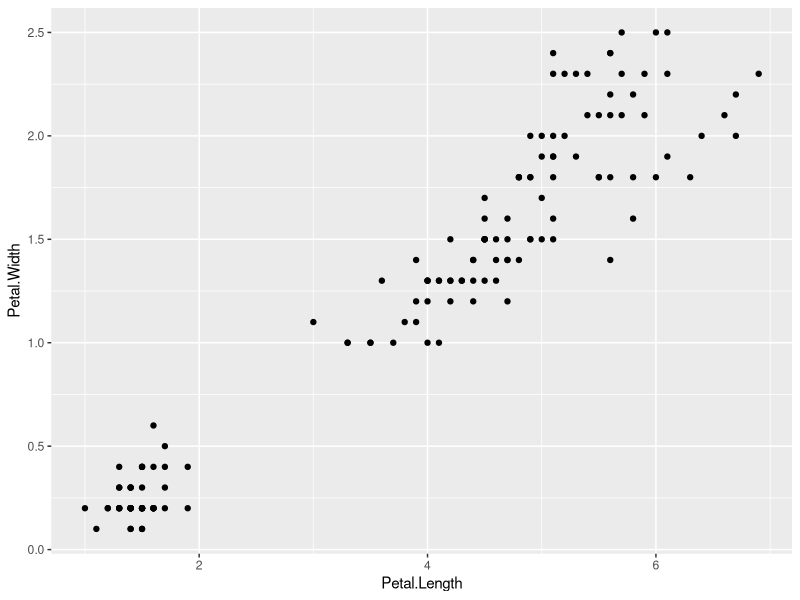
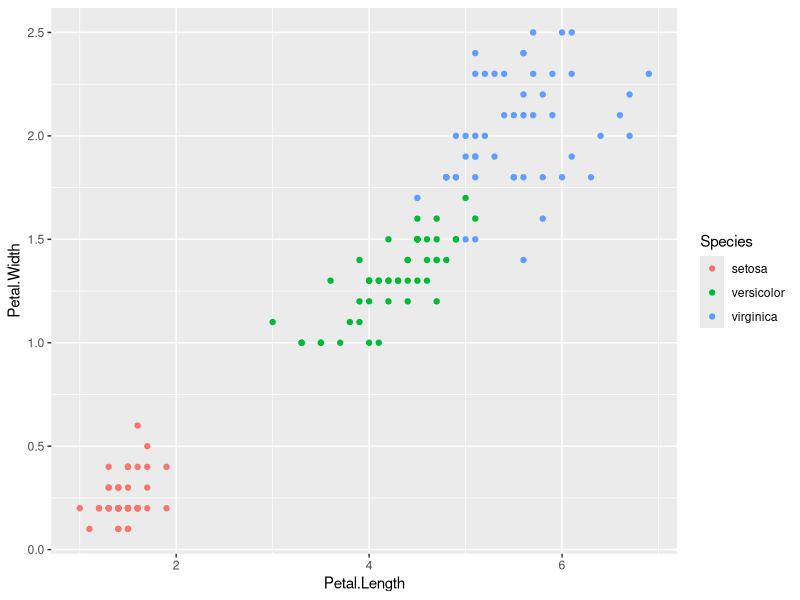
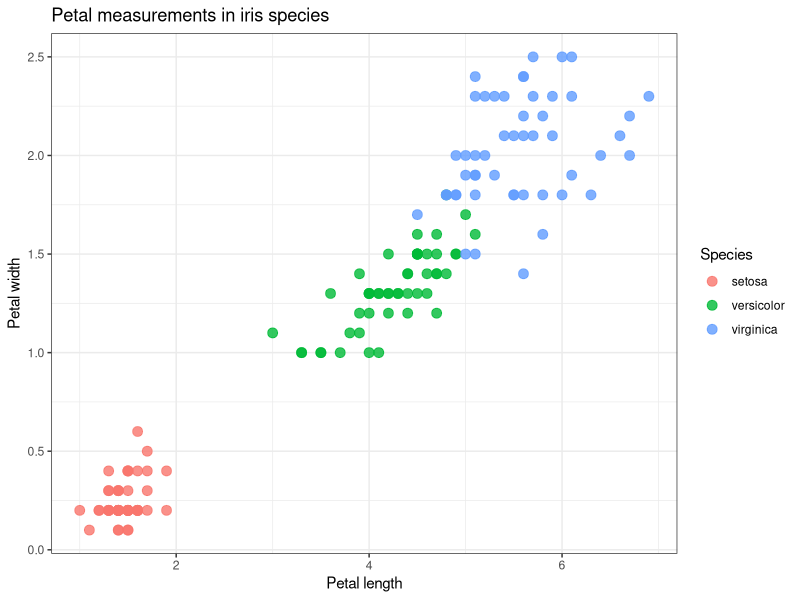
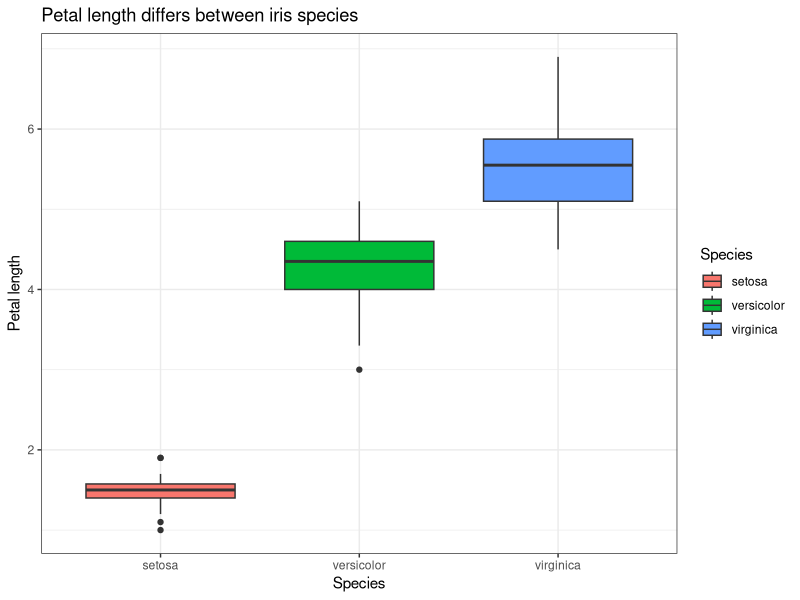
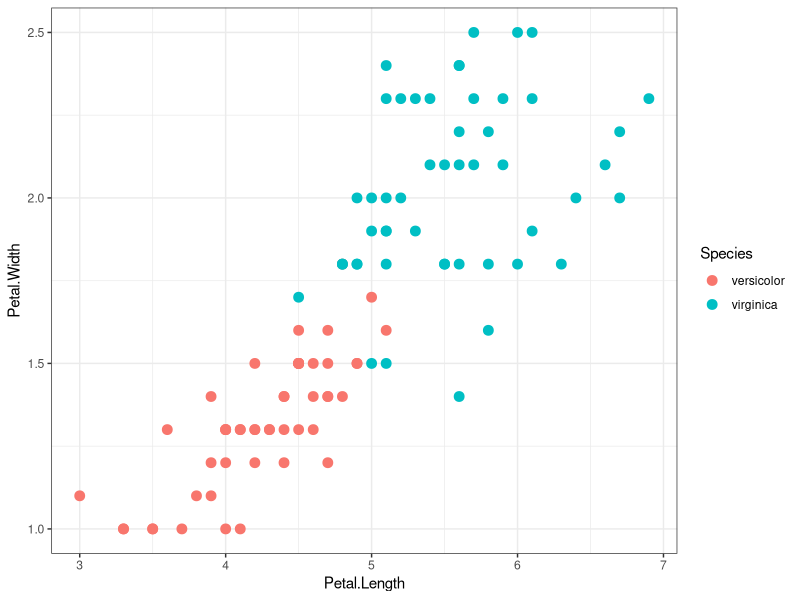
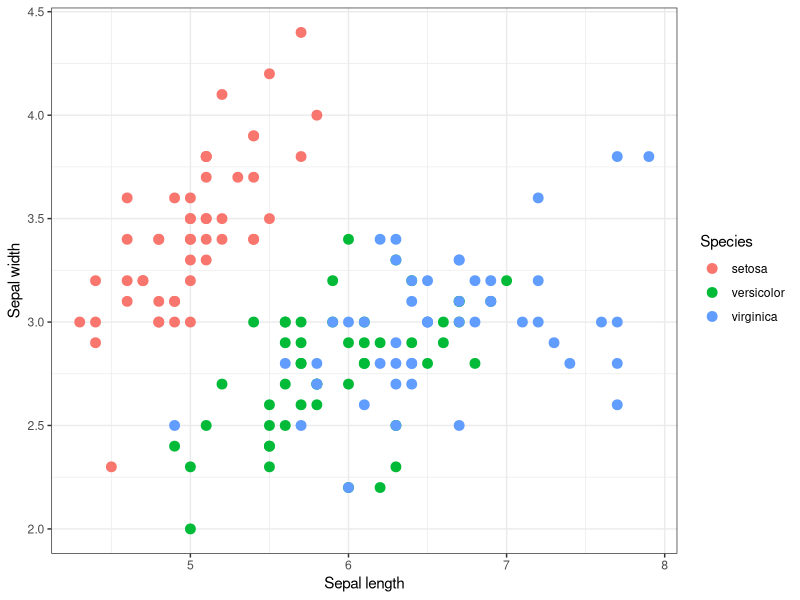
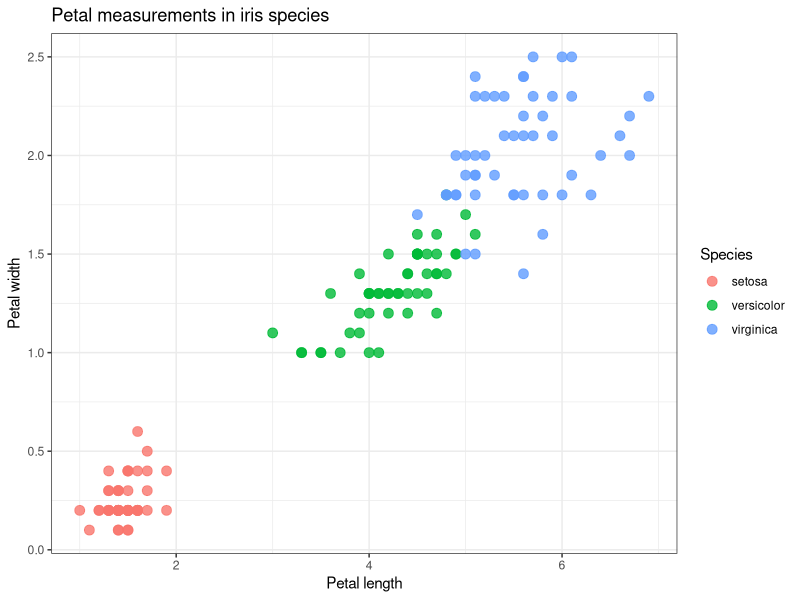
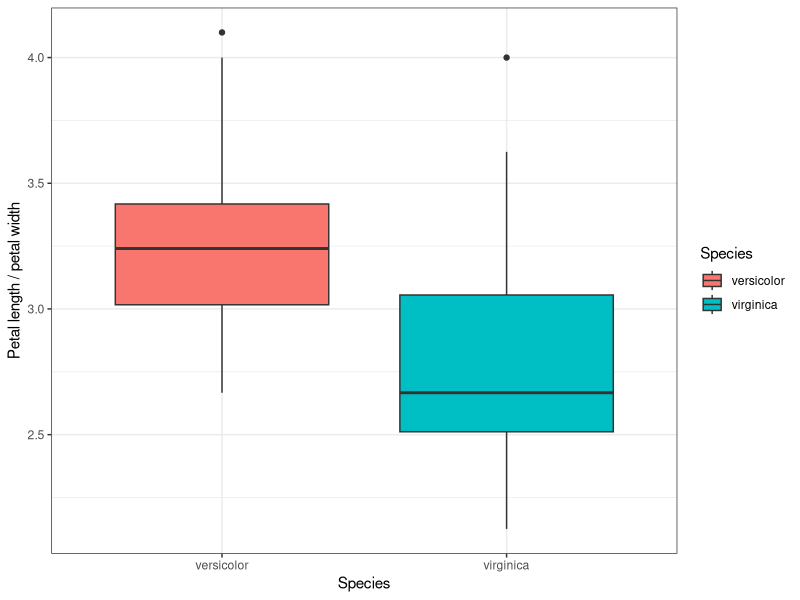

Write R code to recreate these figures, in order.
## ---- chunk 1
2 + 2
10 / 2
sqrt(25)
## ---- chunk 2

x <- 10
x

x + 5
## ---- chunk 3
numbers <- c(1, 2, 3, 4, 5)
numbers

mean(numbers)
sd(numbers)
length(numbers)
## ---- chunk 4
ages <- c(18, 21, 25, 30, 34)
mean(ages)

## ---- chunk 5
data(iris)
## ---- chunk 6
head(iris)
str(iris)
summary(iris)
dim(iris)
colnames(iris)
## ---- chunk 7
unique(iris$Species)
## ---- chunk 8
iris$Petal.Length
## ---- chunk 9
# First five rows
iris[1:5, ]

# Rows where Species is setosa
iris[iris$Species == "setosa", ]

# Rows where Petal.Length is greater than 5
iris[iris$Petal.Length > 5, ]

# Select specific columns
iris[, c("Species", "Petal.Length", "Petal.Width")]
## ---- chunk 10
iris[iris$Species == "versicolor", ]

iris[, c("Sepal.Length", "Petal.Length", "Species")]

## ---- chunk 11
library(tidyverse)
## ---- chunk 12
iris_df <- iris
## ---- chunk 13
iris_df %>%
  head()
## ---- chunk 14
iris_df %>%
  dplyr::filter(Species == "setosa")
## ---- chunk 15
iris_df %>%
  dplyr::filter(Petal.Length > 5)
## ---- chunk 16
iris_df %>%
  dplyr::select(Species, Petal.Length, Petal.Width)
## ---- chunk 17
iris_df %>%
  dplyr::mutate(
    Petal.Ratio = Petal.Length / Petal.Width
  )
## ---- chunk 18
iris_df %>%
  dplyr::group_by(Species) %>%
  dplyr::summarise(
    mean_petal_length = mean(Petal.Length),
    mean_petal_width = mean(Petal.Width),
    n = dplyr::n()
  )
## ---- chunk 19
iris_df %>%
  dplyr::group_by(Species) %>%
  dplyr::summarise(
    mean_sepal_length = mean(Sepal.Length),
    mean_petal_length = mean(Petal.Length)
  )

## ---- chunk 20
ggplot(data = iris_df, aes(x = Petal.Length, y = Petal.Width)) +
  geom_point()
## ---- chunk 21
ggplot(data = iris_df, aes(x = Petal.Length, y = Petal.Width, color = Species)) +
  geom_point()
## ---- chunk 22
ggplot(data = iris_df, aes(x = Petal.Length, y = Petal.Width, color = Species)) +
  geom_point(size = 3, alpha = 0.8) +
  labs(
    title = "Petal measurements in iris species",
    x = "Petal length",
    y = "Petal width",
    color = "Species"
  ) +
  theme_bw()
## ---- chunk 23
ggplot(data = iris_df, aes(x = Species, y = Petal.Length, fill = Species)) +
  geom_boxplot() +
  labs(
    title = "Petal length differs between iris species",
    x = "Species",
    y = "Petal length"
  ) +
  theme_bw()
## ---- chunk 24
iris_df %>%
  dplyr::filter(Species != "setosa") %>%
  ggplot(aes(x = Petal.Length, y = Petal.Width, color = Species)) +
  geom_point(size = 3) +
  theme_bw()
## ---- chunk 25
ggplot(data = iris_df, aes(x = Sepal.Length, y = Sepal.Width, color = Species)) +
  geom_point(size = 3) +
  labs(
    x = "Sepal length",
    y = "Sepal width",
    color = "Species"
  ) +
  theme_bw()

## ---- chunk 26
p <- ggplot(data = iris_df, aes(x = Petal.Length, y = Petal.Width, color = Species)) +
  geom_point(size = 3, alpha = 0.8) +
  labs(
    title = "Petal measurements in iris species",
    x = "Petal length",
    y = "Petal width",
    color = "Species"
  ) +
  theme_bw()

p
## ---- chunk 27
ggsave("iris_petal_plot.png", p, width = 6, height = 4, dpi = 300)
## ---- chunk 28
iris_df2 <- iris_df %>%
  dplyr::filter(Species != "setosa") %>%
  dplyr::mutate(
    Petal.Ratio = Petal.Length / Petal.Width
  )

iris_df2 %>%
  dplyr::group_by(Species) %>%
  dplyr::summarise(
    mean_petal_ratio = mean(Petal.Ratio)
  )

ggplot(iris_df2, aes(x = Species, y = Petal.Ratio, fill = Species)) +
  geom_boxplot() +
  labs(
    x = "Species",
    y = "Petal length / petal width"
  ) +
  theme_bw()
